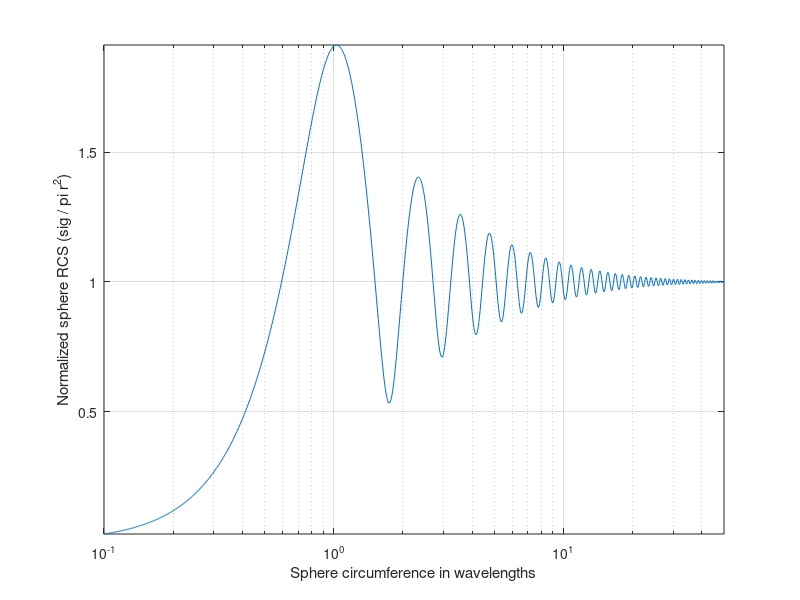
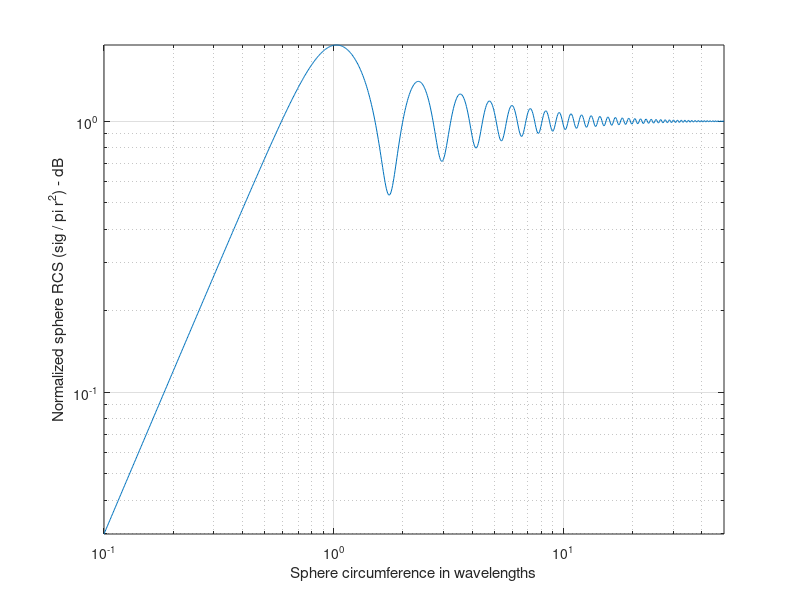

MATLAB code for these plots, in order:
% conducting sphere RCS, to compare my results...

% calculate and plot RCS of a perfectly conducting sphere using 
% Eq.(2.XXXXX) and produce plots similar to Figures (2.XXXX) and (2.XXXXX) 
% Spherical Bessel functions are computed using series approximation 
% and recursion. 

clear all; %close all;

eps   = 0.00001;
index = 0;

% ka limits are [0.01 - 100], log-spaced, 1000 points

kvalues = logspace(-1,log10(50),1000);


for kr = kvalues,
    
   index = index + 1;
   sphere_rcs   = 0. + 0.*1i;
   f1    = 0. + 1.*1i;
   f2    = 1. + 0.*1i;
   m     = 1.;
   n     = 0.;
   q     = -1.;
   
   % initially set del to huge value
   del =100000+100000*1i;
   while(abs(del) > eps)
      q   = -q;
      n   = n + 1;
      m   = m + 2;
      del = (2.*n-1) * f2 / kr-f1;
      f1  = f2;
      f2  = del;
      del = q * m /(f2 * (kr * f1 - n * f2));
      sphere_rcs = sphere_rcs + del;
   end
   sphere_rcsdb(index) = 20. * log10(abs(sphere_rcs));
   rcs(index)   = abs(sphere_rcs);
end

figure;
semilogx(kvalues,rcs);
xlabel('Sphere circumference in wavelengths');
ylabel('Normalized sphere RCS (sig / pi r^2)');
grid;
axis tight;

figure;
loglog(kvalues,rcs);
xlabel('Sphere circumference in wavelengths');
ylabel('Normalized sphere RCS (sig / pi r^2) - dB');
grid;
axis tight;